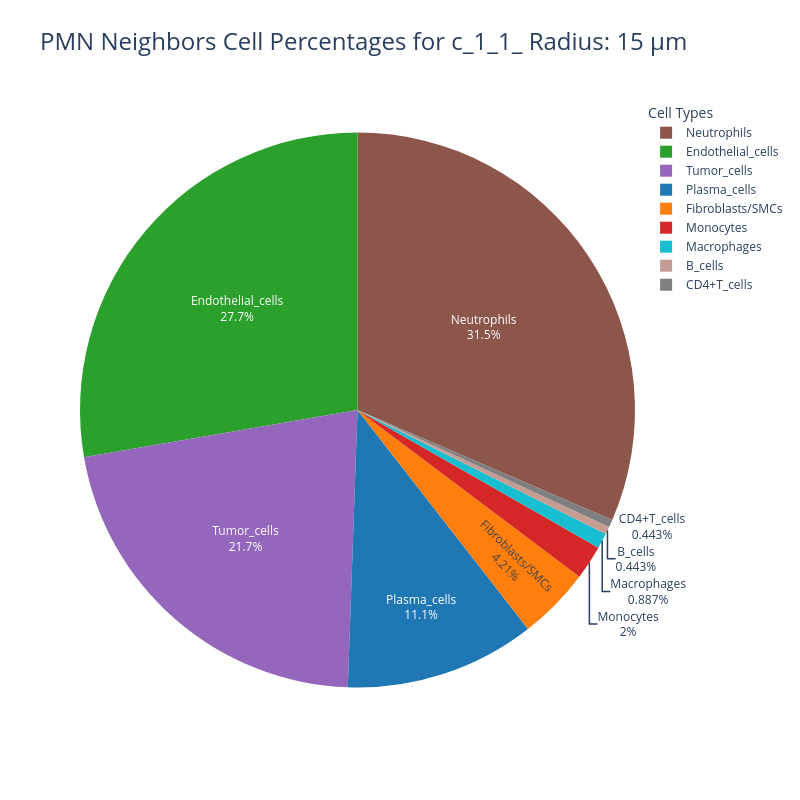
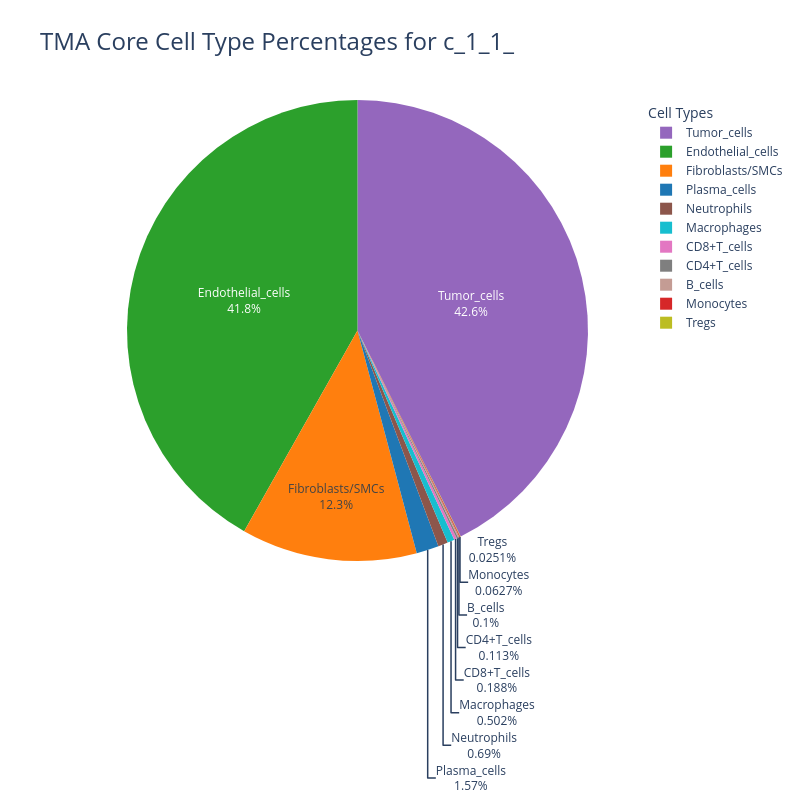
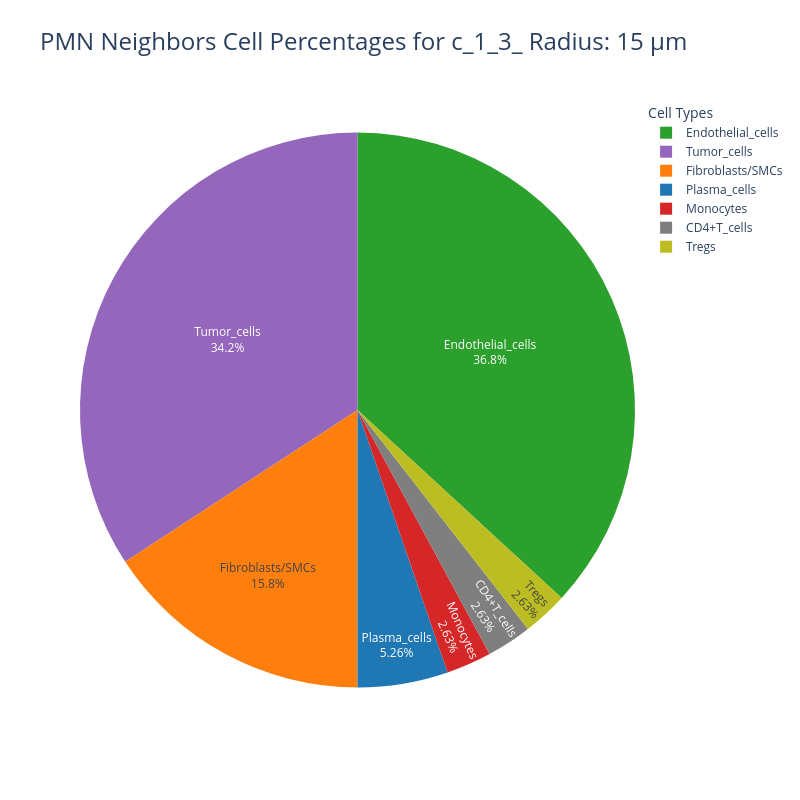
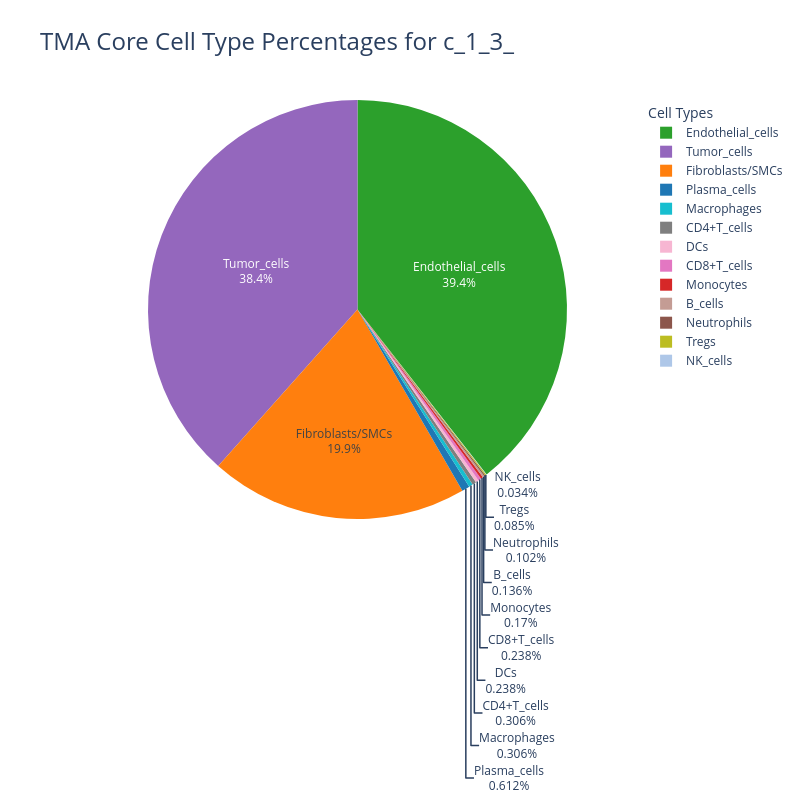

The cell these charts' notebook holds for them, in order:
### Markdown cell above
#### Neighbooring Cell Percentages - Individual Sample (Pie + Percentage)

### Code cell
import importlib
import my_functions

importlib.reload(my_functions)

CoLo_method="Radius"
radius=15

# Initialize an empty DataFrame to collect all percentage rows
all_percentages = pd.DataFrame()
all_total_counts = pd.DataFrame()

for i in range(1,4):
    for j in range(1,4):

        # Set Sample ID
        sample_id=f"c_{i}_{j}_"
        
        # check to make sure PMNs are present, skips if not present to prevent errors
        pmn_count=my_functions.pmn_counter(adata, f"c_{i}_{j}_")["PMN Count"]
        if pmn_count<1:
            continue

        # Calculate cell counts and percentages
        results = my_functions.average_cell_counts(adata, i, j, "radius",radius)
        #results = my_functions.average_cell_counts(adata, i, j, "delaunay",radius)

        # Append the percentage row to the overall DataFrame
        neighboring_percentages = pd.concat([all_percentages, results["Cell Type Percentages"]])
        all_total_counts = pd.concat([all_total_counts, results["Total Cell Counts"]])

        # Replaces Nans with 0 to pererve the numerical type of the matrix
        neighboring_percentages.fillna(0, inplace=True)
        all_total_counts.fillna(0, inplace=True)

        my_functions.plot_cell_type_pie(f"c_{i}_{j}",neighboring_percentages,f"PMN Neighbors Cell Percentages for {sample_id} Radius: {radius} μm")
        #my_functions.plot_cell_type_pie(f"c_{i}_{j}",neighboring_percentages,f"PMN Neighbors Cell Percentages for {sample_id} - Delaunay")

        #Display
        overall_percentages = my_functions.get_sample_cell_percentages(adata, sample_id)["Percentage Counts"]
        my_functions.plot_cell_type_pie(sample_id,overall_percentages, f"TMA Core Cell Type Percentages for {sample_id}")
        delta=neighboring_percentages-overall_percentages



display(overall_percentages)
display(all_total_counts)

### Figure 1 — Plotly figure (JSON) as saved in the notebook; plotly's stock layout.template omitted (floating-point values rounded to 4 significant figures)
{"data": [{"customdata": [["Neutrophils"], ["Endothelial_cells"], ["Monocytes"], ["Plasma_cells"], ["Tumor_cells"], ["Fibroblasts/SMCs"], ["Macrophages"], ["B_cells"], ["CD4+T_cells"]], "domain": {"x": [0, 1], "y": [0, 1]}, "hole": 0, "hovertemplate": "Cell Type=%{customdata[0]}<br>Percentage=%{value}<extra></extra>", "labels": ["Neutrophils", "Endothelial_cells", "Monocytes", "Plasma_cells", "Tumor_cells", "Fibroblasts/SMCs", "Macrophages", "B_cells", "CD4+T_cells"], "legendgroup": "", "marker": {"colors": ["#8c564b", "#2ca02c", "#d62728", "#1f77b4", "#9467bd", "#ff7f0e", "#17becf", "#c49c94", "#7f7f7f"]}, "name": "", "showlegend": true, "textinfo": "percent+label", "type": "pie", "values": [31.49, 27.72, 1.996, 11.09, 21.73, 4.213, 0.8869, 0.4435, 0.4435]}], "layout": {"height": 800, "legend": {"title": {"text": "Cell Types"}, "tracegroupgap": 0}, "title": {"font": {"size": 24}, "text": "PMN Neighbors Cell Percentages for c_1_1_ Radius: 15 μm"}, "width": 800}}

### Figure 2 — Plotly figure (JSON) as saved in the notebook; plotly's stock layout.template omitted (floating-point values rounded to 4 significant figures)
{"data": [{"customdata": [["Tumor_cells"], ["Endothelial_cells"], ["Fibroblasts/SMCs"], ["Plasma_cells"], ["Neutrophils"], ["Macrophages"], ["CD8+T_cells"], ["CD4+T_cells"], ["B_cells"], ["Monocytes"], ["Tregs"]], "domain": {"x": [0, 1], "y": [0, 1]}, "hole": 0, "hovertemplate": "Cell Type=%{customdata[0]}<br>Percentage=%{value}<extra></extra>", "labels": ["Tumor_cells", "Endothelial_cells", "Fibroblasts/SMCs", "Plasma_cells", "Neutrophils", "Macrophages", "CD8+T_cells", "CD4+T_cells", "B_cells", "Monocytes", "Tregs"], "legendgroup": "", "marker": {"colors": ["#9467bd", "#2ca02c", "#ff7f0e", "#1f77b4", "#8c564b", "#17becf", "#e377c2", "#7f7f7f", "#c49c94", "#d62728", "#bcbd22"]}, "name": "", "showlegend": true, "textinfo": "percent+label", "type": "pie", "values": [42.61, 41.82, 12.32, 1.568, 0.6901, 0.5019, 0.1882, 0.1129, 0.1004, 0.06274, 0.02509]}], "layout": {"height": 800, "legend": {"title": {"text": "Cell Types"}, "tracegroupgap": 0}, "title": {"font": {"size": 24}, "text": "TMA Core Cell Type Percentages for c_1_1_"}, "width": 800}}

### Figure 3 — Plotly figure (JSON) as saved in the notebook; plotly's stock layout.template omitted (floating-point values rounded to 4 significant figures)
{"data": [{"customdata": [["Endothelial_cells"], ["Tumor_cells"], ["Fibroblasts/SMCs"], ["Plasma_cells"], ["Monocytes"], ["CD4+T_cells"], ["Tregs"]], "domain": {"x": [0, 1], "y": [0, 1]}, "hole": 0, "hovertemplate": "Cell Type=%{customdata[0]}<br>Percentage=%{value}<extra></extra>", "labels": ["Endothelial_cells", "Tumor_cells", "Fibroblasts/SMCs", "Plasma_cells", "Monocytes", "CD4+T_cells", "Tregs"], "legendgroup": "", "marker": {"colors": ["#2ca02c", "#9467bd", "#ff7f0e", "#1f77b4", "#d62728", "#7f7f7f", "#bcbd22"]}, "name": "", "showlegend": true, "textinfo": "percent+label", "type": "pie", "values": [36.84, 34.21, 15.79, 5.263, 2.632, 2.632, 2.632]}], "layout": {"height": 800, "legend": {"title": {"text": "Cell Types"}, "tracegroupgap": 0}, "title": {"font": {"size": 24}, "text": "PMN Neighbors Cell Percentages for c_1_3_ Radius: 15 μm"}, "width": 800}}

### Figure 4 — Plotly figure (JSON) as saved in the notebook; plotly's stock layout.template omitted (floating-point values rounded to 4 significant figures)
{"data": [{"customdata": [["Endothelial_cells"], ["Tumor_cells"], ["Fibroblasts/SMCs"], ["Plasma_cells"], ["Macrophages"], ["CD4+T_cells"], ["DCs"], ["CD8+T_cells"], ["Monocytes"], ["B_cells"], ["Neutrophils"], ["Tregs"], ["NK_cells"]], "domain": {"x": [0, 1], "y": [0, 1]}, "hole": 0, "hovertemplate": "Cell Type=%{customdata[0]}<br>Percentage=%{value}<extra></extra>", "labels": ["Endothelial_cells", "Tumor_cells", "Fibroblasts/SMCs", "Plasma_cells", "Macrophages", "CD4+T_cells", "DCs", "CD8+T_cells", "Monocytes", "B_cells", "Neutrophils", "Tregs", "NK_cells"], "legendgroup": "", "marker": {"colors": ["#2ca02c", "#9467bd", "#ff7f0e", "#1f77b4", "#17becf", "#7f7f7f", "#f7b6d2", "#e377c2", "#d62728", "#c49c94", "#8c564b", "#bcbd22", "#aec7e8"]}, "name": "", "showlegend": true, "textinfo": "percent+label", "type": "pie", "values": [39.43, 38.42, 19.92, 0.6123, 0.3062, 0.3062, 0.2381, 0.2381, 0.1701, 0.1361, 0.1021, 0.08505, 0.03402]}], "layout": {"height": 800, "legend": {"title": {"text": "Cell Types"}, "tracegroupgap": 0}, "title": {"font": {"size": 24}, "text": "TMA Core Cell Type Percentages for c_1_3_"}, "width": 800}}
